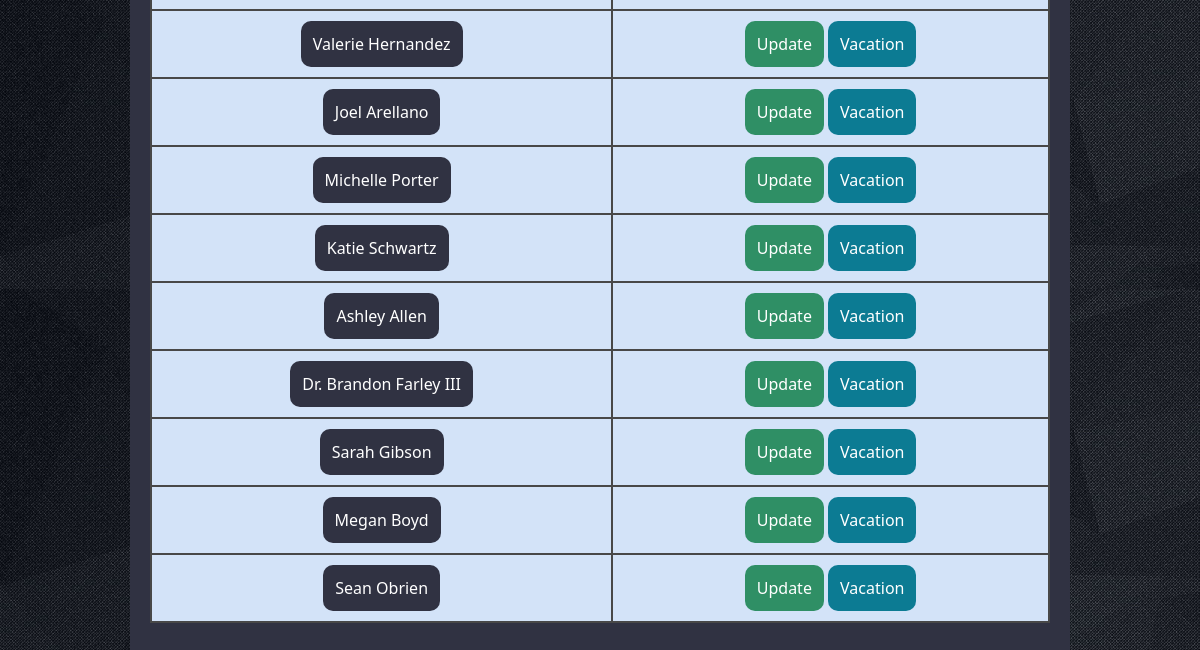
The app's page / (lower part), older data.
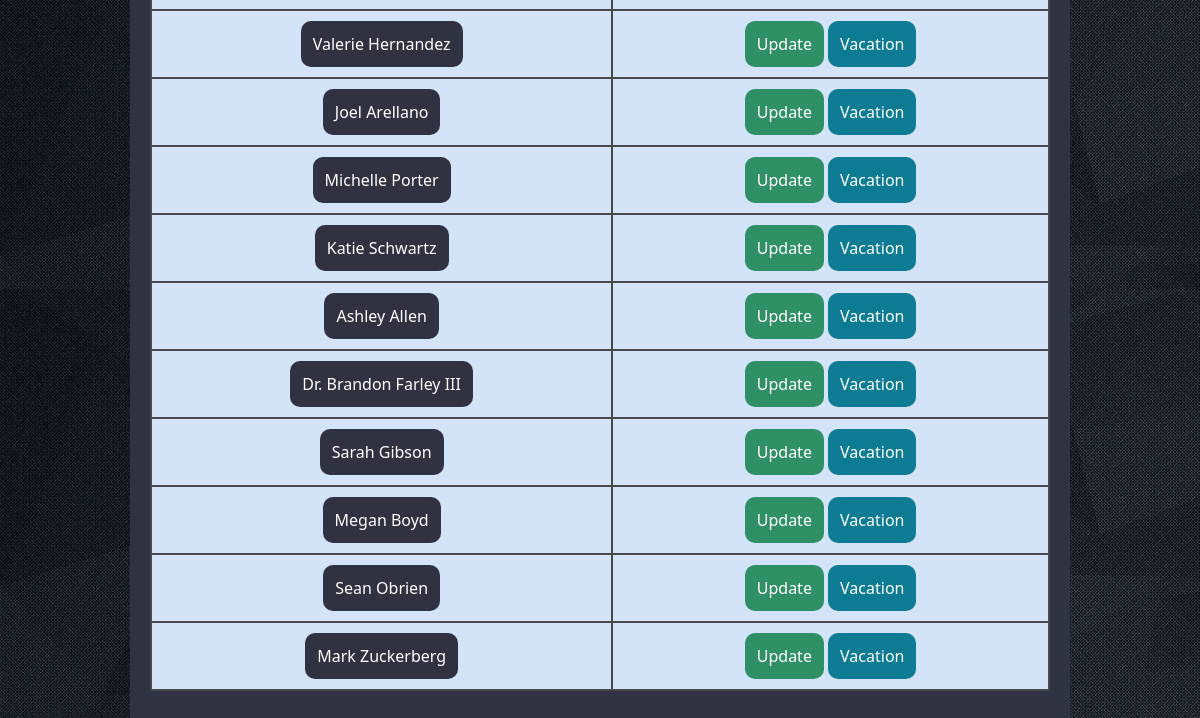
The same page, newer data.
### Management/models.py (models this page shows, shortened)
class Employee(models.Model):
    id = models.IntegerField(primary_key = True, unique = True, error_messages = {'null': 'ID field cannot be null','unique': 'This ID is already in use'})
    name = models.CharField(max_length = 100)
    email = models.EmailField(max_length = 254)
    address = models.CharField(max_length = 100)
    number = models.CharField(max_length = 11)
    gender = models.CharField(max_length = 6)
    status = models.CharField(max_length= 12)
    availableVacation = models.IntegerField()
    approvedVacation = models.IntegerField(default= 0)
    salary = models.IntegerField()
    dob = models.DateField()
    dateCreated = models.DateField(default= datetime.date.today, null= True)

### Management/views.py (the view)
# urls.py: 2. Add a URL to urlpatterns:  path('', views.home, name='home')
def home(request):
        employees = Employee.objects.all()
        return render(request, 'Management/index.html', {'emp': employees})

### Management/templates/Management/index.html (shortened to what this page needs)
{% extends 'Management/base.html' %}
{% load static %}
{% block styles %}
<link rel="stylesheet" href="{% static 'Management/CSS/Index.css' %}">
<link rel="stylesheet" href="{% static 'Management/CSS/Message.css' %}">
{% endblock styles %}
{% block content %}
<form>
    <br><br>
    <br><br>
    <div class='app-table'>
        <table>
            <tbody>
                {% for e in emp %}
                    <tr>
                        <td><button type="button" class="emp-btn" onclick="window.location.href='{% url 'hr-data' e.id %}';">{{e.name}}</button></td>
                        <td>
                            <button class="update-employee-btn" type="button" onclick="window.location.href='{% url 'hr-updateData' e.id %}';">Update</button>
                            <button class="vacation-employee-btn" type="button" onclick="window.location.href='{% url 'hr-vacation' e.id %}';">Vacation</button>
                        </td>
                    </tr>
                {% endfor %}
            </tbody>
        </table>
    </div>
</form>
{% endblock content %}

Row changes from the older to the newer data that the page shows:
added Employee: name "Mark Zuckerberg"
